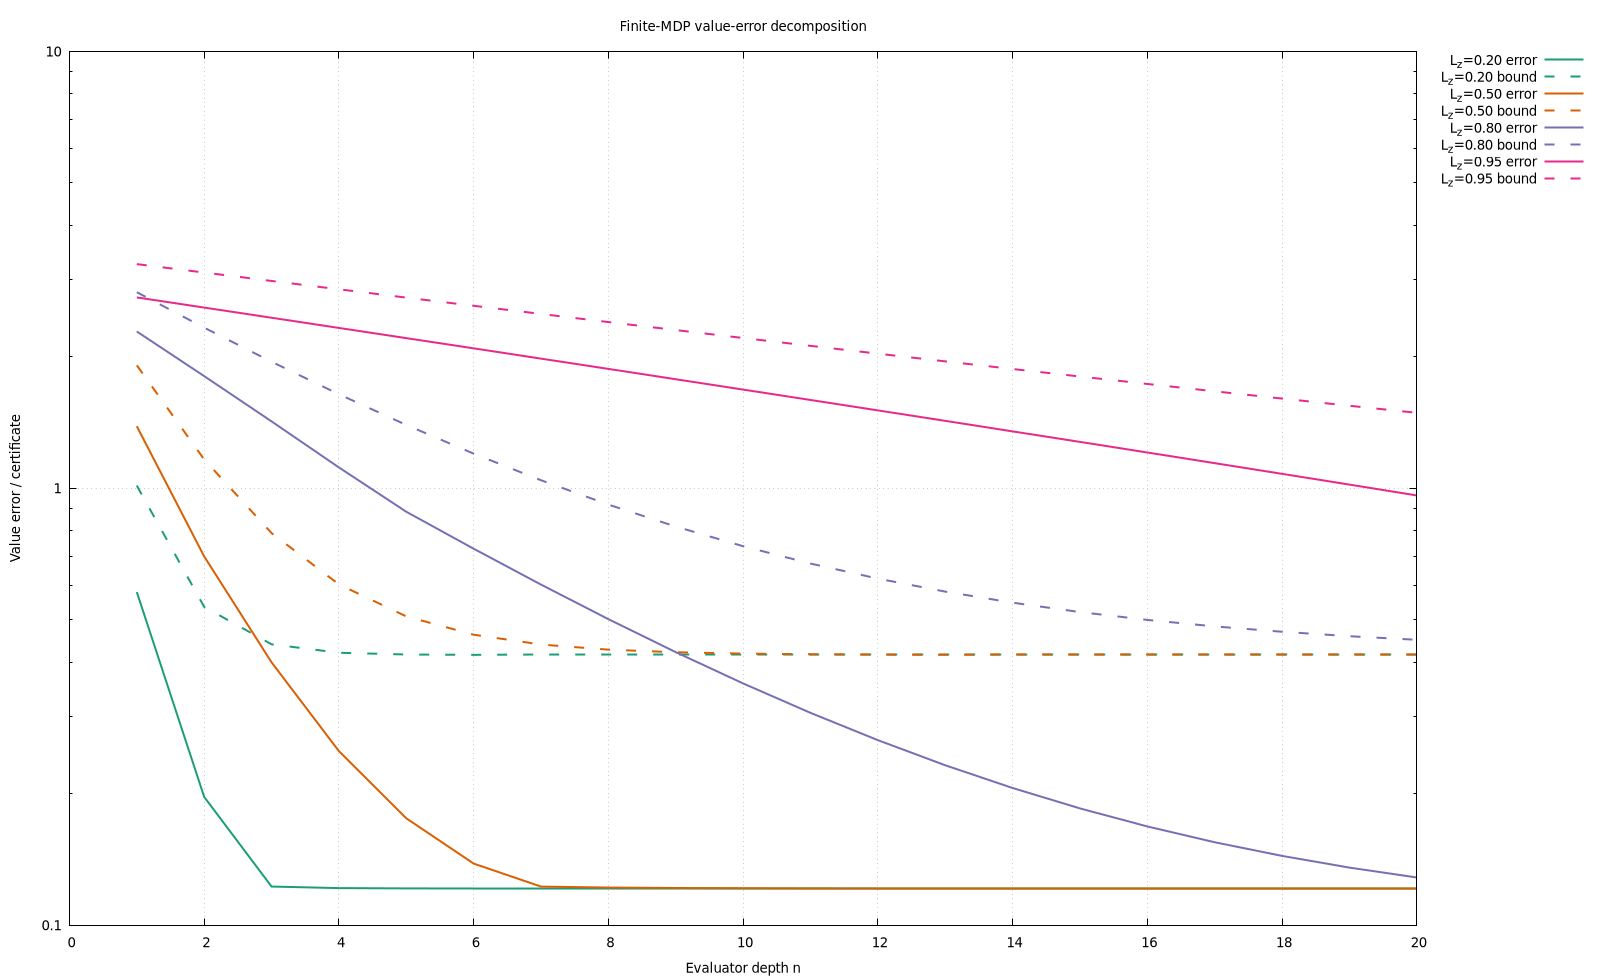

Generate this figure with gnuplot:
set datafile separator '\t'
set xlabel 'Evaluator depth n'
set ylabel 'Value error / certificate'
set title 'Finite-MDP value-error decomposition'
set key outside
set grid
set logscale y
set terminal pdfcairo enhanced color size 6.2in,3.8in font ',10'
set output '/home/buiksat/UPI_TRM/UPI_TRM_ICLR/results/finite_mdp_certificate_validation/fig_value_decomposition.pdf'
plot '/home/buiksat/UPI_TRM/UPI_TRM_ICLR/results/finite_mdp_certificate_validation/fig_value_decomposition.dat' using 1:2 with lines lc rgb '#1b9e77' lw 2 title 'L_z=0.20 error', \
+    '/home/buiksat/UPI_TRM/UPI_TRM_ICLR/results/finite_mdp_certificate_validation/fig_value_decomposition.dat' using 1:3 with lines dt 2 lc rgb '#1b9e77' lw 2 title 'L_z=0.20 bound', \
+    '/home/buiksat/UPI_TRM/UPI_TRM_ICLR/results/finite_mdp_certificate_validation/fig_value_decomposition.dat' using 1:4 with lines lc rgb '#d95f02' lw 2 title 'L_z=0.50 error', \
+    '/home/buiksat/UPI_TRM/UPI_TRM_ICLR/results/finite_mdp_certificate_validation/fig_value_decomposition.dat' using 1:5 with lines dt 2 lc rgb '#d95f02' lw 2 title 'L_z=0.50 bound', \
+    '/home/buiksat/UPI_TRM/UPI_TRM_ICLR/results/finite_mdp_certificate_validation/fig_value_decomposition.dat' using 1:6 with lines lc rgb '#7570b3' lw 2 title 'L_z=0.80 error', \
+    '/home/buiksat/UPI_TRM/UPI_TRM_ICLR/results/finite_mdp_certificate_validation/fig_value_decomposition.dat' using 1:7 with lines dt 2 lc rgb '#7570b3' lw 2 title 'L_z=0.80 bound', \
+    '/home/buiksat/UPI_TRM/UPI_TRM_ICLR/results/finite_mdp_certificate_validation/fig_value_decomposition.dat' using 1:8 with lines lc rgb '#e7298a' lw 2 title 'L_z=0.95 error', \
+    '/home/buiksat/UPI_TRM/UPI_TRM_ICLR/results/finite_mdp_certificate_validation/fig_value_decomposition.dat' using 1:9 with lines dt 2 lc rgb '#e7298a' lw 2 title 'L_z=0.95 bound'
set terminal pngcairo size 1600,980 enhanced font ',10'
set output '/home/buiksat/UPI_TRM/UPI_TRM_ICLR/results/finite_mdp_certificate_validation/fig_value_decomposition.png'
replot
